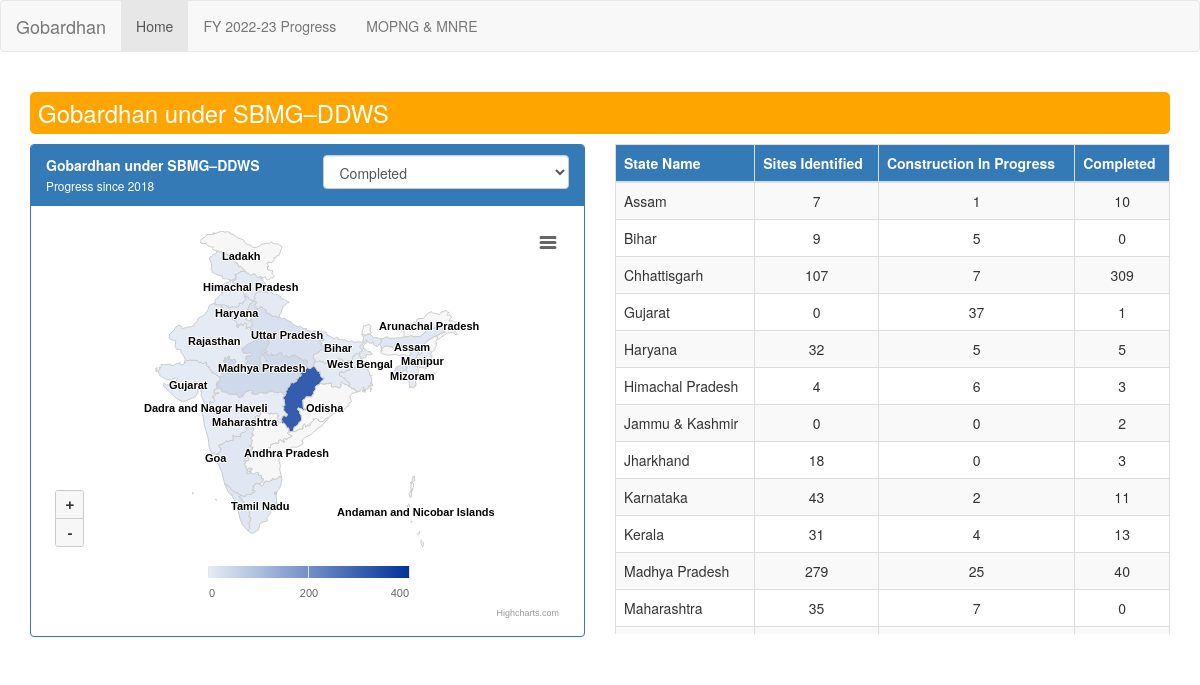
The page / on the database its author committed.
### tables this page shows
CREATE TABLE `gob_sbmg_ddws_2018` (
  `id` int(11) NOT NULL,
  `state_name` varchar(50) NOT NULL,
  `state_code` char(2) NOT NULL,
  `sites_identified` int(11) NOT NULL DEFAULT 0,
  `construction_in_progress` int(11) NOT NULL DEFAULT 0,
  `completed` int(11) NOT NULL DEFAULT 0
);

### index.php (the view, shortened to what this page needs)
<?php include_once('includes/config.php'); ?>
<!DOCTYPE html>
<html lang="en">
<head>
  <link rel="stylesheet" href="assets/css/bootstrap.min.css">
  <link rel="stylesheet" href="assets/css/custom.css">
</head>
<body>
<?php include_once('includes/menu.php');?>
<div class="container">
  <h3 class="h3Heading">Gobardhan under SBMG–DDWS</h3>
<?php
	$tabledatas = [];
	$getData = mysqli_query($conn,"SELECT id, state_name, state_code, sites_identified, construction_in_progress, completed FROM gob_sbmg_ddws_2018 order by state_name asc ");
	while($mapData = mysqli_fetch_object($getData)){
		$completed = $mapData->completed;
		$tblArr['state_name'] = $mapData->state_name;
		$tblArr['sites_identified'] = $mapData->sites_identified;
		$tblArr['construction_in_progress'] = $mapData->construction_in_progress;
		$tblArr['completed'] = $completed;
		$tabledatas[] = $tblArr;
		$tblArr = array();
	}
?>
  <div class="row">
	<div class="col-sm-6">
		<div class="panel panel-primary">
			<div class="panel-heading">
				<div class="row">
					<div class="col-sm-6">
						<b>Gobardhan under SBMG–DDWS</b> <br> <small>Progress since 2018</small>
					</div>
					<div class="col-sm-6">
						<select class="form-control" id="status">
							<option value="completed">Completed</option>
						</select>
					</div>
				</div>
			</div>
			<div class="panel-body">
				<div id="mapdiv1"></div>
			</div>
		</div>
	</div>
	<div class="col-sm-6" style="height: 490px; overflow: auto;">
		<table class="table table-bordered table-striped">
			<thead>
			  <tr>
				<th>State Name</th>
				<th>Sites Identified</th>
				<th>Construction In Progress</th>
				<th>Completed</th>
			  </tr>
			</thead>
			<tbody>
				<?php $totalIdentified=$totalInProgress=$totalcompleted=0;
					foreach($tabledatas as $tabledata){
						$sites_identified = $tabledata['sites_identified'];
						$construction_in_progress = $tabledata['construction_in_progress'];
						$completed = $tabledata['completed'];
					?>
					<tr>
						<td><?=$tabledata['state_name']?></td>
						<td align="center"><?=$sites_identified; $totalIdentified+=$sites_identified;?></td>
						<td align="center" ><?=$construction_in_progress; $totalInProgress+=$construction_in_progress;?></td>
						<td align="center" ><?=$completed; $totalcompleted+=$completed; ?></td>
					</tr>
				<?php
					}
				?>
			</tbody>
		  </table>
	</div>
  </div>
</div>
</body>
</html>

### includes/menu.php
<nav class="navbar navbar-default">
  <div class="container-fluid">
    <div class="navbar-header">
      <a class="navbar-brand" href="index.php">Gobardhan</a>
    </div>
    <ul class="nav navbar-nav">
      <li class="active"><a href="index.php">Home</a></li>
      <li><a href="fy-2022-23.php">FY 2022-23 Progress</a></li>
      <li><a href="mnre.php">MOPNG & MNRE </a></li>
    </ul>
  </div>
</nav>

### assets/css/custom.css (style rules this page uses)
.table thead { background: #337ab7; color: white; }
.h3Heading { background: orange; color: white; padding: 8px; border-radius: 5px; }

### rows shown on the page
gob_sbmg_ddws_2018: state_name "Assam", sites_identified "7", construction_in_progress "1", completed "10"
gob_sbmg_ddws_2018: state_name "Bihar", sites_identified "9", construction_in_progress "5", completed "0"
gob_sbmg_ddws_2018: state_name "Chhattisgarh", sites_identified "107", construction_in_progress "7", completed "309"
gob_sbmg_ddws_2018: state_name "Gujarat", sites_identified "0", construction_in_progress "37", completed "1"
gob_sbmg_ddws_2018: state_name "Haryana", sites_identified "32", construction_in_progress "5", completed "5"
gob_sbmg_ddws_2018: state_name "Himachal Pradesh", sites_identified "4", construction_in_progress "6", completed "3"
gob_sbmg_ddws_2018: state_name "Jammu & Kashmir", sites_identified "0", construction_in_progress "0", completed "2"
gob_sbmg_ddws_2018: state_name "Jharkhand", sites_identified "18", construction_in_progress "0", completed "3"
gob_sbmg_ddws_2018: state_name "Karnataka", sites_identified "43", construction_in_progress "2", completed "11"
gob_sbmg_ddws_2018: state_name "Kerala", sites_identified "31", construction_in_progress "4", completed "13"
gob_sbmg_ddws_2018: state_name "Madhya Pradesh", sites_identified "279", construction_in_progress "25", completed "40"
gob_sbmg_ddws_2018: state_name "Maharashtra", sites_identified "35", construction_in_progress "7", completed "0"
